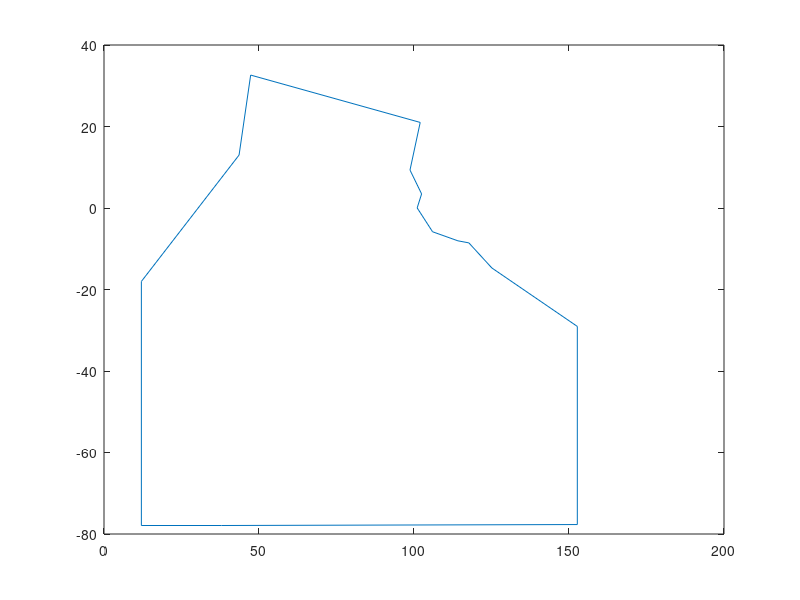

MATLAB code to generate this figure: (Note: this script raises an error after producing the figure.)

x_ind = [12.0540, 12.0540, 37.8730, 152.6829, 152.6829, 125.1127, 117.6949, 114.1562, 105.9897, 101.0218, 102.4510, 98.7080, 102, 47.3085, 43.5715, 12.0540];
y_ind = [-18.0231,  -77.9140, -77.9140, -77.6793, -29.0586, -14.7138, -8.5563, -8.0516, -5.8309, 0.0230, 3.4558, 9.3104, 21, 32.6206, 12.9936, -18.0231];
x_pac = [102, 98.7080, 102.4510, 101.0218, 105.9897, 114.1562, 117.6949, 125.1127, 125.0001, 125.0001, 166.5625, 290, 298.4293, 300.5583, 302.6054, 302.6054, 304.4254, 283.7198, 280.8265, 279.2641, 277.4294, 269.3044, 262.2278, 256.4617, 222.1270, 110.7359, 102];
y_pac = [21, 9.3104, 3.4558, 0.023, -5.8309, -8.0516, -8.5563, -14.7138, -31.77, -77.6793, -86.3625, -87.3012,  -65.0867, -64.1, -64.0130, -36.0638, -11.7340,  7.2751, 9.2345, 8.2138, 8.4485, 16.6623, 17.3664, 27.2229, 65.0065, 65.0065, 21];
% Alternative option for Pacific/Indian boundary that I tried initially but
% didn't work as well for the bottom water data. Might be helpful to you
% though! This one is at the southwestern corner of Australian vs. the one
% above which is farther east.
% x_pac = [102, 98.7080, 102.4510, 101.0218, 105.9897, 114.1562, 117.6949, 125.1127, 115.2380, 115.2380, 166.5625, 290, 298.4293, 300.5583, 302.6054, 302.6054, 304.4254, 283.7198, 280.8265, 279.2641, 277.4294, 269.3044, 262.2278, 256.4617, 222.1270, 110.7359, 102];
% y_pac = [21, 9.3104, 3.4558, 0.023, -5.8309, -8.0516, -8.5563, -14.7138, -33.9635, -77.6793, -86.3625, -87.3012,  -65.0867, -64.1, -64.0130, -36.0638, -11.7340,  7.2751, 9.2345, 8.2138, 8.4485, 16.6623, 17.3664, 27.2229, 65.0065, 65.0065, 21];
x_arc = [0, 110.7359, 222.1270, 269.3044, 278.7, 279, 324, 336, 362.0867, 390, 390, 0, 0];
y_arc = [59.8435, 65.0065, 65.0065, 65.7106, 71.5, 81, 81, 70, 50.4563, 50, 90, 90, 59.8435];
x_med1 = [-0.8003, 15.7387, 26.9188, 26.9188, 42, 37.6129, 27.4761, -0.2668, -0.8003];
y_med1 = [42.4867, 47, 47, 38.8094, 35.7846, 28.6037, 28.1250, 32.9122, 42.4867];
x_med2 = [354.3040, 354.5015, 370.6955, 390, 390, 361.7098, 354.3040];
y_med2 = [36.8040, 35.0490, 23.8727, 23.1338, 48.1650, 44.1009, 36.8040];
x_atl1 = [269.3044, 278.7, 292, 336, 367.0867, 361.7098, 354.3040, 354.5015, 390, 390, 326.3060, 290, 285.3592, 285.3592, 304.4254, 296.1760,297.7981,297.9455,298.0438,298.4370,298.8301,298.8301,299.0267,298.9776,298.7318,298.6335,298.0929,297.2575,293.8665,292.9327,292.0972,291.2618,290.0331,288.8536,288.0673,287.2318,286.2489,285.1677,282.5630,280,279.5799,277.6502, 253.8044, 269.3044];
y_atl1 = [65.7106, 71.5, 67, 70, 50.4563, 44.1009, 36.8040, 35.0490, -8.3367, -79.5093, -87.3012, -87.3012, -87.3012, -51.7887, -11.7340, 9.7150,10.7900,11.3500,11.7710,12.1450,12.7990,13.2660,13.9210,14.9490,15.7900,16.7240,17.5650,17.9390,18.6400,18.5000,18.5000,19.0140,19.3880,19.7150,19.8550,19.9020,20.1820,20.4160,20.5560,21.9110,25.1906,30.0180, 61.5698, 65.7106];
x_atl2 = [0, 40.3434, 40.3434, 0, 0];
y_atl2 = [12, -14.7888, -78.0464, -80, 12];
x_bs = [26.9188, 26.9188, 42, 42, 26.9188];
y_bs = [47, 38.8094, 35.7846, 47, 47];
x_rs = [27.4761, 40.9015, 43.5715, 44.3975, 37.6129, 27.4761];
y_rs = [28.1250, 10.3363, 12.9936, 17.2947, 28.6037, 28.1250];
x_cs = [283.7198, 280.8265, 279.2641, 277.4294, 269.3044, 262.2278, 256.4617, 264.9318, 277.6502, 279.5799, 280,282.5630,285.1677,286.2489,287.2318,288.0673,288.8536,290.0331,291.2618,292.0972,292.9327,293.8665,297.2575,298.0929,298.6335,298.7318,298.9776,299.0267,298.8301,298.8301,298.4370,298.0438,297.9455,297.7981,296.1760,293.6700,290.1810,287.1830,285.0690,283.7198];
y_cs = [7.2751, 9.2345, 8.2138, 8.4485, 16.6623, 17.3664, 27.2229, 32.1265, 30.0180, 25.1906, 21.9110,20.5560,20.4160,20.1820,19.9020,19.8550,19.7150,19.3880,19.0140,18.5000,18.5000,18.6400,17.9390,17.5650,16.7240,15.7900,14.9490,13.9210,13.2660,12.7990,12.1450,11.7710,11.3500,10.790,9.7150,9.5750,11.0230,11.0700,10.1360,7.2751];
x_bb = [278.7,279,324,336,292,278.7];
y_bb = [71.5,81,81,70,67,71.5];


plot(x_ind,y_ind)
plot_coasts_black
hold on
plot(x_arc,y_arc)
plot(x_pac,y_pac)
plot(x_med1,y_med1)
plot(x_med2,y_med2)
plot(x_atl1,y_atl1)
plot(x_atl2,x_atl2)
plot(x_bs,y_bs)
plot(x_rs,y_rs)
plot(x_cs,y_cs)
plot(x_bb,y_bb)
